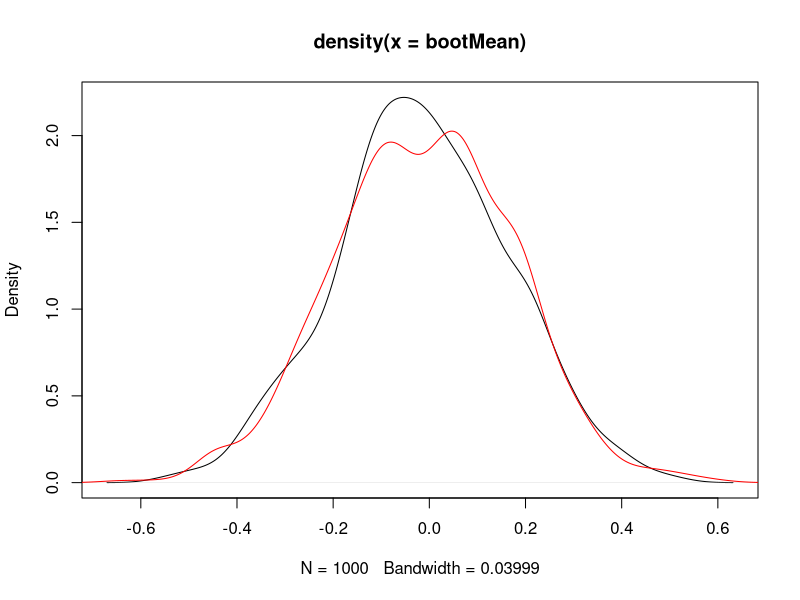

The R script that drew this image: (Note: this script raises an error after producing the figure.)
### Bootstrap
## Key ideas
#Treat the sample as if it were the population
## What is it good for:
# Calculating standard errors
# Forming confidence intervals
# Performing hypothesis tests
# Improving predictors

## Example
set.seed(333); x <- rnorm(30)
bootMean <- rep(NA,1000); sampledMean <- rep(NA,1000)
for(i in 1:1000){bootMean[i] <- mean(sample(x,replace=TRUE))}
for(i in 1:1000){sampledMean[i] <- mean(rnorm(30))}
plot(density(bootMean)); lines(density(sampledMean),col="red")

# Example with boot package
set.seed(333)
x <- rnorm(30); sampledMean <- rep(NA,1000)
for(i in 1:1000){sampledMean[i] <- mean(rnorm(30))}
meanFunc <- function(x,i){mean(x[i])}
bootMean <- boot(x,meanFunc,1000)
bootMean

# Plotting boot package example

plot(density(bootMean$t)); lines(density(sampledMean),col="red")

## Nuclear costs
# Use the boot package to calculate confidence interval without having to make any assumptions about normality or other stron parametric modelling assumptions
library(boot); data(nuclear)
nuke.lm <- lm(log(cost) ~ date,data=nuclear)
plot(nuclear$date,log(nuclear$cost),pch=19)
abline(nuke.lm,col="red",lwd=3)

# next calculate bootstrap samples and refit the line
par(mfrow=c(1,3))
for(i in 1:3){
    nuclear0 <- nuclear[sample(1:dim(nuclear)[1],replace=TRUE),]
	nuke.lm0 <- lm(log(cost) ~ date,data=nuclear0)
	plot(nuclear0$date,log(nuclear0$cost),pch=19)
	abline(nuke.lm0,col="red",lwd=3)
}

# Try to calculate the distribution of expected values from a sample of this population and recalculate the linear model coefficients.
# Generate simulate 1000 linear model fits where you've resampled the dataset with replacement
bs <- function(data, indicies,formula) {
  d <- data[indicies,];fit <- lm(formula, data=d);return(coef(fit))
  }
results <- boot(data=nuclear, statistic=bs, R=1000, formula=log(cost) ~ date)
plot(density(results$t[,2]),col="red",lwd=3)
lines(rep(nuke.lm$coeff[2],10),seq(0,8,length=10),col="blue",lwd=3)

# bootstrap confidence intervals

boot.ci(results)

## Bootstraping from a submodel with the goal of performing a hypothesis test
# Performing a hypothesis test using the bootstrap

resid <-rstudent(nuke.lm)
fit0 <- fitted(lm(log(cost) ~ 1,data=nuclear))
newNuc <- cbind(nuclear,resid=resid,fit0=fit0)
bs <- function(data, indices) {
    return(coef(glm(data$fit0 + data$resid[indices] ~ data$date,data=data)))
}
results <- boot(data=newNuc, statistic=bs, R=1000)

# plot the relationship if there was no relationship between cost and date
plot(density(results$t[,2]),lwd=3,col="blue")
lines(rep(coef(nuke.lm)[2],10),seq(0,3,length=10),col="red",lwd=3)
# distribution centered on zero
# calculate an empirical p-value by summing the area to the right of the expected ___
# then reflect the line about the y axis and summ below for a two sided value

## An empirical p-value
B <- dim(results$t)[1]
(1 + sum((abs(results$t[,2]) > abs(coef(nuke.lm)[2]))))/(B+1)

boot.ci(results)
# results not quite the same as lecture - oh depends on seed.

## Bootstrap on non-linear statistics
# Calculating the confidence interval for the sample median is a very difficult thing analytically - no so for bootstrap
set.seed(555); x <- rnorm(30); sampledMed <- rep(NA,1000)
for(i in 1:1000){sampledMed[i] <- median(rnorm(30))}
medFunc <- function(x,i){median(x[i])}
bootMed <- boot(x,medFunc,1000)
plot(density(bootMed$t),col="red",lwd=3)
lines(density(sampledMed),lwd=3)

## Things you can't bootstrap (max) or min

set.seed(333); x <- rnorm(30); sampledMax <- rep(NA,1000)
for(i in 1:1000){sampledMax[i] <- max(rnorm(30))}
maxFunc <- function(x,i){max(x[i])}
bootMax <- boot(x,maxFunc,1000)
plot(density(bootMax$t),col="red",lwd=3,xlim=c(1,3))
lines(density(sampledMax),lwd=3)
